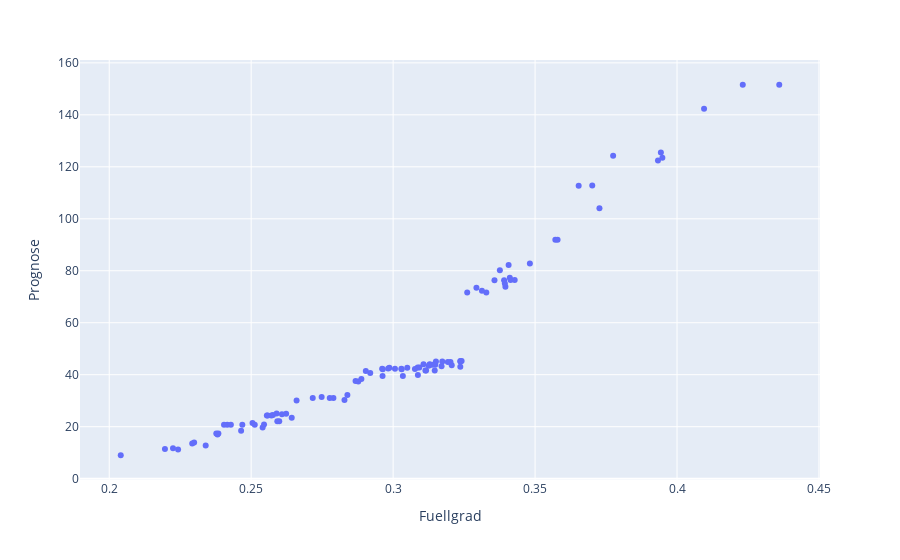

The notebook cell this image was saved under:
### Code cell
import plotly.express as px 

fig = px.scatter(data, x = 'Fuellgrad', y = 'Prognose')
fig.show()
